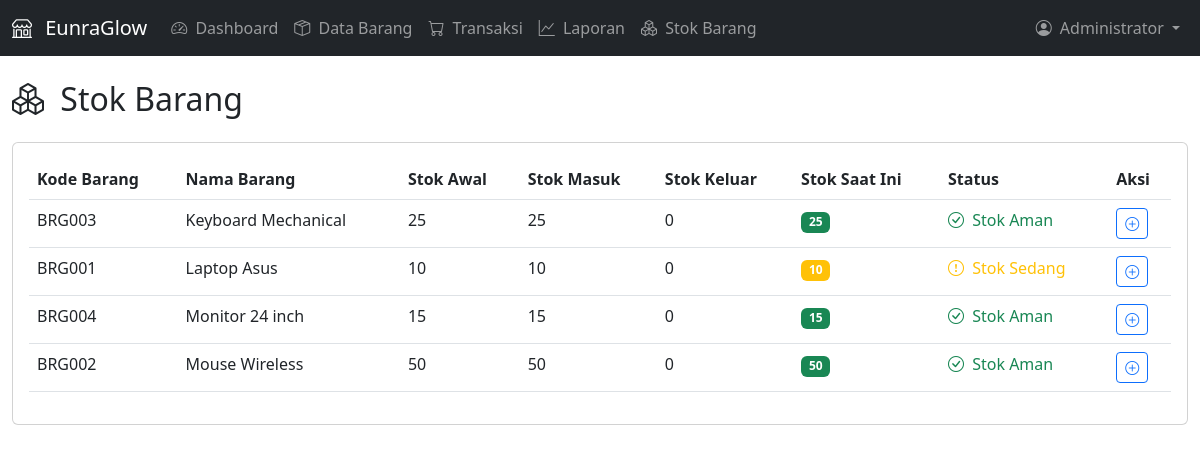
/stok.php (signed in), run on the app's committed database.
### tables this page shows
CREATE TABLE IF NOT EXISTS stok_barang (
    id INT AUTO_INCREMENT PRIMARY KEY,
    barang_id INT NOT NULL,
    stok_awal INT DEFAULT 0,
    stok_masuk INT DEFAULT 0,
    stok_keluar INT DEFAULT 0,
    stok_saat_ini INT DEFAULT 0,
    tanggal_update TIMESTAMP DEFAULT CURRENT_TIMESTAMP ON UPDATE CURRENT_TIMESTAMP,
    FOREIGN KEY (barang_id) REFERENCES barang(id) ON DELETE CASCADE
);

CREATE TABLE IF NOT EXISTS barang (
    id INT AUTO_INCREMENT PRIMARY KEY,
    kode_barang VARCHAR(20) NOT NULL UNIQUE,
    nama_barang VARCHAR(100) NOT NULL,
    harga_beli DECIMAL(10,2) NOT NULL,
    harga_jual DECIMAL(10,2) NOT NULL,
    kategori VARCHAR(50),
    deskripsi TEXT,
    created_at TIMESTAMP DEFAULT CURRENT_TIMESTAMP,
    updated_at TIMESTAMP DEFAULT CURRENT_TIMESTAMP ON UPDATE CURRENT_TIMESTAMP
);

### stok.php (the view, shortened to what this page needs)
<?php
$database = new Database();
$db = $database->getConnection();
$query = "SELECT b.*, s.* FROM barang b
          LEFT JOIN stok_barang s ON b.id = s.barang_id
          ORDER BY b.nama_barang";
$stmt = $db->prepare($query);
$stmt->execute();
$stok_list = $stmt->fetchAll(PDO::FETCH_ASSOC);
?>
<!DOCTYPE html>
<html lang="id">
<head>
    <link href="https://cdn.jsdelivr.net/npm/bootstrap@5.3.0/dist/css/bootstrap.min.css" rel="stylesheet">
    <link href="https://cdn.jsdelivr.net/npm/bootstrap-icons@1.10.0/font/bootstrap-icons.css" rel="stylesheet">
</head>
<body>
    <?php include 'includes/navbar.php'; ?>
    <div class="container-fluid mt-4">
        <div class="row">
            <div class="col-12">
                <h2 class="mb-4">
                    <i class="bi bi-boxes me-2"></i>
                    Stok Barang
                </h2>
                <div class="card">
                    <div class="card-body">
                        <div class="table-responsive">
                            <table class="table table-hover">
                                <thead>
                                    <tr>
                                        <th>Kode Barang</th>
                                        <th>Nama Barang</th>
                                        <th>Stok Awal</th>
                                        <th>Stok Masuk</th>
                                        <th>Stok Keluar</th>
                                        <th>Stok Saat Ini</th>
                                        <th>Status</th>
                                        <th>Aksi</th>
                                    </tr>
                                </thead>
                                <tbody>
                                    <?php if (empty($stok_list)): ?>
                                        <tr>
                                            <td colspan="8" class="text-center text-muted">Belum ada data stok</td>
                                        </tr>
                                    <?php else: ?>
                                        <?php foreach ($stok_list as $stok): ?>
                                            <tr>
                                                <td><?php echo htmlspecialchars($stok['kode_barang']); ?></td>
                                                <td><?php echo htmlspecialchars($stok['nama_barang']); ?></td>
                                                <td><?php echo $stok['stok_awal']; ?></td>
                                                <td><?php echo $stok['stok_masuk']; ?></td>
                                                <td><?php echo $stok['stok_keluar']; ?></td>
                                                <td>
                                                    <span class="badge <?php echo $stok['stok_saat_ini'] <= 5 ? 'bg-danger' : ($stok['stok_saat_ini'] <= 10 ? 'bg-warning' : 'bg-success'); ?>">
                                                        <?php echo $stok['stok_saat_ini']; ?>
                                                    </span>
                                                </td>
                                                <td>
                                                    <?php if ($stok['stok_saat_ini'] <= 5): ?>
                                                        <span class="text-danger">
                                                            <i class="bi bi-exclamation-triangle me-1"></i>
                                                            Stok Rendah
                                                        </span>
                                                    <?php elseif ($stok['stok_saat_ini'] <= 10): ?>
                                                        <span class="text-warning">
                                                            <i class="bi bi-exclamation-circle me-1"></i>
                                                            Stok Sedang
                                                        </span>
                                                    <?php else: ?>
                                                        <span class="text-success">
                                                            <i class="bi bi-check-circle me-1"></i>
                                                            Stok Aman
                                                        </span>
                                                    <?php endif; ?>
                                                </td>
                                                <td>
                                                    <button type="button" class="btn btn-sm btn-outline-primary"
                                                            onclick="updateStok(<?php echo htmlspecialchars(json_encode($stok)); ?>)">
                                                        <i class="bi bi-plus-circle"></i>
                                                    </button>
                                                </td>
                                            </tr>
                                        <?php endforeach; ?>
                                    <?php endif; ?>
                                </tbody>
                            </table>
                        </div>
                    </div>
                </div>
            </div>
        </div>
    </div>
</body>
</html>

### data on the page
stok_barang: barang.kode_barang "BRG003", barang.nama_barang "Keyboard Mechanical", stok_awal "25", stok_masuk "25", stok_keluar "0", stok_saat_ini "25", shows "Stok Aman"
stok_barang: barang.kode_barang "BRG001", barang.nama_barang "Laptop Asus", stok_awal "10", stok_masuk "10", stok_keluar "0", stok_saat_ini "10", shows "Stok Sedang"
stok_barang: barang.kode_barang "BRG004", barang.nama_barang "Monitor 24 inch", stok_awal "15", stok_masuk "15", stok_keluar "0", stok_saat_ini "15", shows "Stok Aman"
stok_barang: barang.kode_barang "BRG002", barang.nama_barang "Mouse Wireless", stok_awal "50", stok_masuk "50", stok_keluar "0", stok_saat_ini "50", shows "Stok Aman"

### other printed values
$_SESSION['nama_lengkap'] "Administrator"
